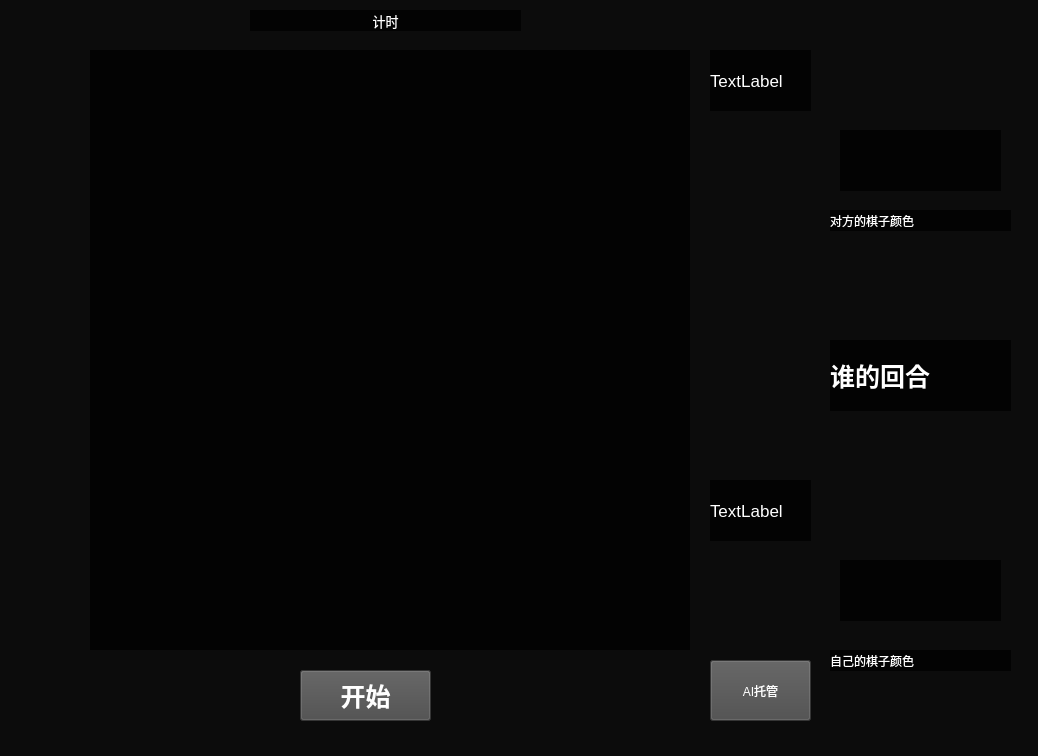
<?xml version="1.0" encoding="UTF-8"?>
<ui version="4.0">
 <class>GameRoom</class>
 <widget class="QDialog" name="GameRoom">
  <property name="geometry">
   <rect>
    <x>0</x>
    <y>0</y>
    <width>1038</width>
    <height>756</height>
   </rect>
  </property>
  <property name="windowTitle">
   <string>Dialog</string>
  </property>
  <property name="styleSheet">
   <string notr="true">background-color: rgb(0, 0, 0,200);</string>
  </property>
  <widget class="FiveNodesWidget" name="WG_Game" native="true">
   <property name="geometry">
    <rect>
     <x>90</x>
     <y>50</y>
     <width>600</width>
     <height>600</height>
    </rect>
   </property>
  </widget>
  <widget class="QPushButton" name="PB_Icon0">
   <property name="geometry">
    <rect>
     <x>880</x>
     <y>480</y>
     <width>75</width>
     <height>75</height>
    </rect>
   </property>
   <property name="minimumSize">
    <size>
     <width>75</width>
     <height>75</height>
    </size>
   </property>
   <property name="maximumSize">
    <size>
     <width>75</width>
     <height>75</height>
    </size>
   </property>
   <property name="text">
    <string/>
   </property>
   <property name="flat">
    <bool>true</bool>
   </property>
  </widget>
  <widget class="QLabel" name="LB_Name0">
   <property name="geometry">
    <rect>
     <x>840</x>
     <y>560</y>
     <width>161</width>
     <height>61</height>
    </rect>
   </property>
   <property name="styleSheet">
    <string notr="true">color: rgb(255, 255, 255);</string>
   </property>
   <property name="text">
    <string/>
   </property>
  </widget>
  <widget class="QLabel" name="LB_Name1">
   <property name="geometry">
    <rect>
     <x>840</x>
     <y>130</y>
     <width>161</width>
     <height>61</height>
    </rect>
   </property>
   <property name="styleSheet">
    <string notr="true">color: rgb(255, 255, 255);</string>
   </property>
   <property name="text">
    <string/>
   </property>
  </widget>
  <widget class="QPushButton" name="PB_Icon1">
   <property name="geometry">
    <rect>
     <x>880</x>
     <y>50</y>
     <width>75</width>
     <height>75</height>
    </rect>
   </property>
   <property name="minimumSize">
    <size>
     <width>75</width>
     <height>75</height>
    </size>
   </property>
   <property name="maximumSize">
    <size>
     <width>75</width>
     <height>75</height>
    </size>
   </property>
   <property name="text">
    <string/>
   </property>
   <property name="flat">
    <bool>true</bool>
   </property>
  </widget>
  <widget class="QPushButton" name="PB_AImode">
   <property name="geometry">
    <rect>
     <x>710</x>
     <y>660</y>
     <width>101</width>
     <height>61</height>
    </rect>
   </property>
   <property name="autoFillBackground">
    <bool>false</bool>
   </property>
   <property name="styleSheet">
    <string notr="true">color: rgb(255, 255, 255);
background-color: rgb(74, 74, 74);</string>
   </property>
   <property name="text">
    <string>AI托管</string>
   </property>
   <property name="flat">
    <bool>false</bool>
   </property>
  </widget>
  <widget class="QLabel" name="LB_MINECOLOR">
   <property name="geometry">
    <rect>
     <x>830</x>
     <y>650</y>
     <width>181</width>
     <height>21</height>
    </rect>
   </property>
   <property name="styleSheet">
    <string notr="true">color: rgb(255, 255, 255);</string>
   </property>
   <property name="text">
    <string>自己的棋子颜色</string>
   </property>
  </widget>
  <widget class="QLabel" name="LB_WHOSETURN">
   <property name="geometry">
    <rect>
     <x>830</x>
     <y>340</y>
     <width>181</width>
     <height>71</height>
    </rect>
   </property>
   <property name="font">
    <font>
     <pointsize>19</pointsize>
     <weight>75</weight>
     <bold>true</bold>
    </font>
   </property>
   <property name="styleSheet">
    <string notr="true">color: rgb(255, 255, 255);</string>
   </property>
   <property name="text">
    <string>谁的回合</string>
   </property>
  </widget>
  <widget class="QLabel" name="LB_ENEMYCOLOR">
   <property name="geometry">
    <rect>
     <x>830</x>
     <y>210</y>
     <width>181</width>
     <height>21</height>
    </rect>
   </property>
   <property name="styleSheet">
    <string notr="true">color: rgb(255, 255, 255);</string>
   </property>
   <property name="text">
    <string>对方的棋子颜色</string>
   </property>
  </widget>
  <widget class="QPushButton" name="PB_Start">
   <property name="geometry">
    <rect>
     <x>300</x>
     <y>670</y>
     <width>131</width>
     <height>51</height>
    </rect>
   </property>
   <property name="font">
    <font>
     <pointsize>19</pointsize>
     <weight>75</weight>
     <bold>true</bold>
    </font>
   </property>
   <property name="styleSheet">
    <string notr="true">color: rgb(255, 255, 255);
background-color: rgb(74, 74, 74);</string>
   </property>
   <property name="text">
    <string>开始</string>
   </property>
  </widget>
  <widget class="QLabel" name="LB_Host1">
   <property name="geometry">
    <rect>
     <x>710</x>
     <y>50</y>
     <width>101</width>
     <height>61</height>
    </rect>
   </property>
   <property name="font">
    <font>
     <pointsize>13</pointsize>
    </font>
   </property>
   <property name="styleSheet">
    <string notr="true">color: rgb(255, 255, 255);</string>
   </property>
   <property name="text">
    <string>TextLabel</string>
   </property>
  </widget>
  <widget class="QLabel" name="LB_Host0">
   <property name="geometry">
    <rect>
     <x>710</x>
     <y>480</y>
     <width>101</width>
     <height>61</height>
    </rect>
   </property>
   <property name="font">
    <font>
     <pointsize>13</pointsize>
    </font>
   </property>
   <property name="styleSheet">
    <string notr="true">color: rgb(255, 255, 255);</string>
   </property>
   <property name="text">
    <string>TextLabel</string>
   </property>
  </widget>
  <widget class="QLabel" name="LB_Count">
   <property name="geometry">
    <rect>
     <x>250</x>
     <y>10</y>
     <width>271</width>
     <height>21</height>
    </rect>
   </property>
   <property name="font">
    <font>
     <pointsize>10</pointsize>
    </font>
   </property>
   <property name="styleSheet">
    <string notr="true">color: rgb(255, 255, 255);</string>
   </property>
   <property name="text">
    <string>计时</string>
   </property>
   <property name="alignment">
    <set>Qt::AlignCenter</set>
   </property>
  </widget>
 </widget>
 <customwidgets>
  <customwidget>
   <class>FiveNodesWidget</class>
   <extends>QWidget</extends>
   <header>fivenodeswidget.h</header>
   <container>1</container>
  </customwidget>
 </customwidgets>
 <resources/>
 <connections/>
</ui>
